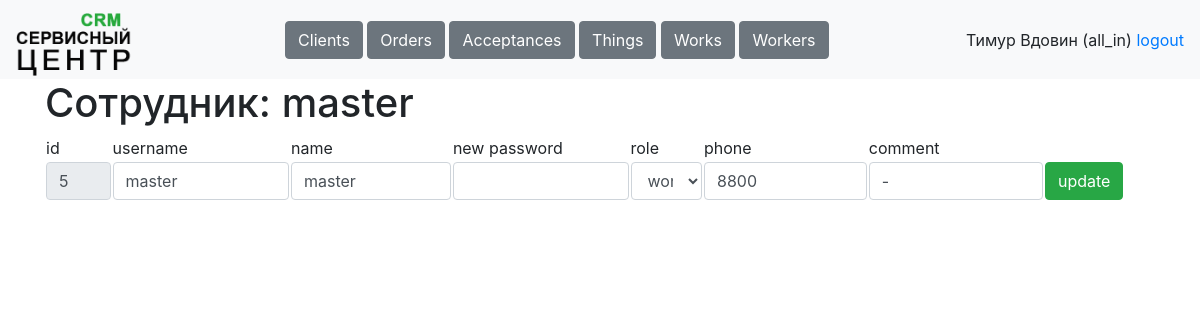
Screenshot of /tables/workers/5 (signed in) with the database file from the repository.
### data/tables.py (models this page shows, shortened)
class Worker(db_session.SqlAlchemyBase, SerializerMixin, UserMixin):
    __tablename__ = 'workers'
    id = Column(sqlalchemy.Integer, primary_key=True, autoincrement=True)
    username = Column(sqlalchemy.String, nullable=True)
    name = Column(sqlalchemy.String, nullable=True)
    password = Column(sqlalchemy.String, nullable=True)
    role = Column(sqlalchemy.String, nullable=True)
    phone = Column(sqlalchemy.String, nullable=True)
    comment = Column(sqlalchemy.String, nullable=True)
    works = orm.relationship('Work', back_populates='worker')
    acceptances = orm.relationship('Acceptance', back_populates='worker')

### main.py (the view)
@app.route('/tables/workers/<int:worker_id>', methods=['GET', 'POST'])
@stuff.login_and_role_required(current_user, '/tables/worker')
def user(worker_id):
    if request.method == 'GET':
        return render_template('worker.html', user=current_user,
                               this_user=stuff.get_entry('workers', worker_id))
    elif request.method == 'POST':
        stuff.update_entry('workers', request.form)
        return redirect(f'/tables/workers')

### main.py (called while the page is built)
@login_manager.user_loader
def load_user(worker_id):
    worker = stuff.db_sess.get(Worker, worker_id)
    return worker

### stuff.py (called while the page is built)
def is_role_acceptable(role, page):
    return True

def login_and_role_required(current_user, page):
    def wrapper(f):
        @wraps(f)
        def decorated_function(*args, **kwargs):
            if current_user.is_authenticated:
                if is_role_acceptable(current_user.role, page):
                    return f(*args, **kwargs)
                return redirect('/dashboard')
            resp = redirect('/login')
            return resp
        return decorated_function
    return wrapper

def get_entry(table, entry_id):
    if table == 'clients':
        return db_sess.query(Client).get(entry_id)
    elif table == 'orders':
        return db_sess.query(Order).get(entry_id)
    elif table == 'acceptances':
        return db_sess.query(Acceptance).get(entry_id)
    elif table == 'things':
        return db_sess.query(Thing).get(entry_id)
    elif table == 'works':
        return db_sess.query(Work).get(entry_id)
    elif table == 'workers':
        return db_sess.query(Worker).get(entry_id)

### templates/worker.html (shortened to what this page needs)
{% extends "base.html"%}
{% block content %}
<h1>Сотрудник: {{this_user.name}}</h1>
<form method="post">
<table>
    <tr>
        <td width="6%">id</td>
        <td>username</td>
        <td>name</td>
        <td>new password</td>
        <td>role</td>
        <td>phone</td>
        <td>comment</td>
    </tr>
    <tr>
        <td width="6%"><input class="form-control" value="{{this_user.id}}" name="id" readonly></td>
        <td><input class="form-control" value="{{this_user.username}}" name="username"></td>
        <td><input class="form-control" value="{{this_user.name}}" name="name"></td>
        <td><input class="form-control" name="new_password"></td>
        <td><select class="form-control" name="role">
            {% for role in ['manager', 'courier', 'worker', 'all_in'] %}
            {% if role == this_user.role %}
            <option selected>{{role}}</option>
            {% else %}
            <option>{{role}}</option>
            {% endif %}
            {% endfor %}
        </select></td>
        <td><input class="form-control" value="{{this_user.phone}}" name="phone"></td>
        <td><input class="form-control" value="{{this_user.comment}}" name="comment"></td>
        <td width="10%"><button type="submit" class="btn btn-success">update</button></td>
    </tr>
</table>
</form><br>
{% endblock %}

### templates/base.html (shortened to what this page needs)
<!doctype html>
<html>
<head>
    <link rel="stylesheet"
          href="https://stackpath.bootstrapcdn.com/bootstrap/4.4.1/css/bootstrap.min.css"
>
    <link rel="stylesheet" href="static/css/style.css" />
</head>
<body>
<header>
    <nav class="navbar navbar-light bg-light">
        <a class="navbar-brand" style="height: 63px;" href="/dashboard"><img height="63px" src="/static/icons/logo.png"></a>
        <div>
            {% if user.role == "manager" %}
                <a class="btn btn-secondary" href="/tables/clients" role="button">Clients</a>
                <a class="btn btn-secondary" href="/tables/orders" role="button">Orders</a>
            {% elif user.role == "courier" %}
                <a class="btn btn-secondary" href="/tables/orders" role="button">Orders</a>
                <a class="btn btn-secondary" href="/tables/acceptances" role="button">Acceptances</a>
                <a class="btn btn-secondary" href="/tables/things" role="button">Things</a>
            {% elif user.role == "worker" %}
                <a class="btn btn-secondary" href="/tables/acceptances" role="button">Acceptances</a>
                <a class="btn btn-secondary" href="/tables/works" role="button">Works</a>
                <a class="btn btn-secondary" href="/tables/things" role="button">Things</a>
            {% else %}
                <a class="btn btn-secondary" href="/tables/clients" role="button">Clients</a>
                <a class="btn btn-secondary" href="/tables/orders" role="button">Orders</a>
                <a class="btn btn-secondary" href="/tables/acceptances" role="button">Acceptances</a>
                <a class="btn btn-secondary" href="/tables/things" role="button">Things</a>
                <a class="btn btn-secondary" href="/tables/works" role="button">Works</a>
                <a class="btn btn-secondary" href="/tables/workers" role="button">Workers</a>
            {% endif %}
        </div>
        <div>
            <a>{{user.name}} ({{user.role}})</a>
            <a href="/logout">logout</a>
        </div>
    </nav>
</header>
<main role="main" class="container">
    {% block content %}{% endblock %}
</main>
</body>
</html>

### rows the page displays
Worker: name "Тимур Вдовин", role "all_in"
Worker: name "master", id "5", username "master", role "worker", phone "8800", comment "-"
